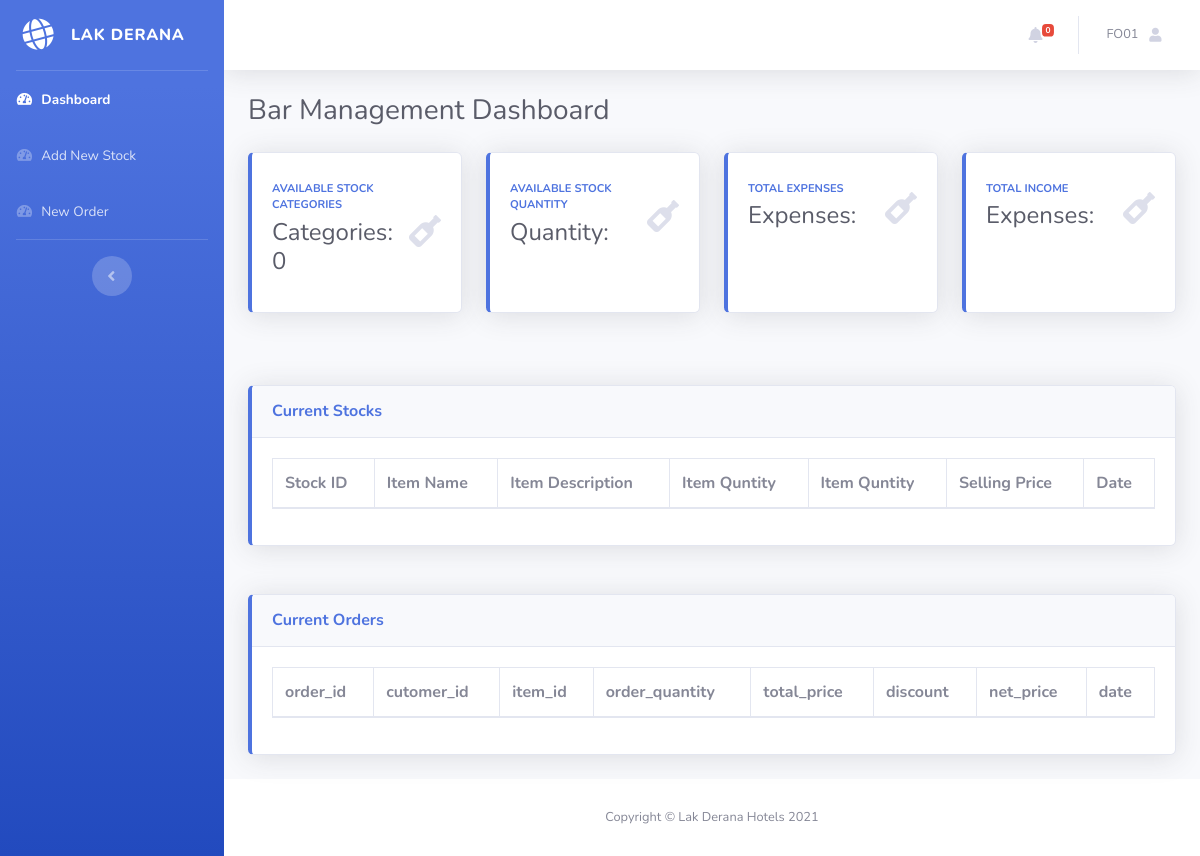
The page /BM_Dashboard/index.php (signed in) on the database as committed earlier.
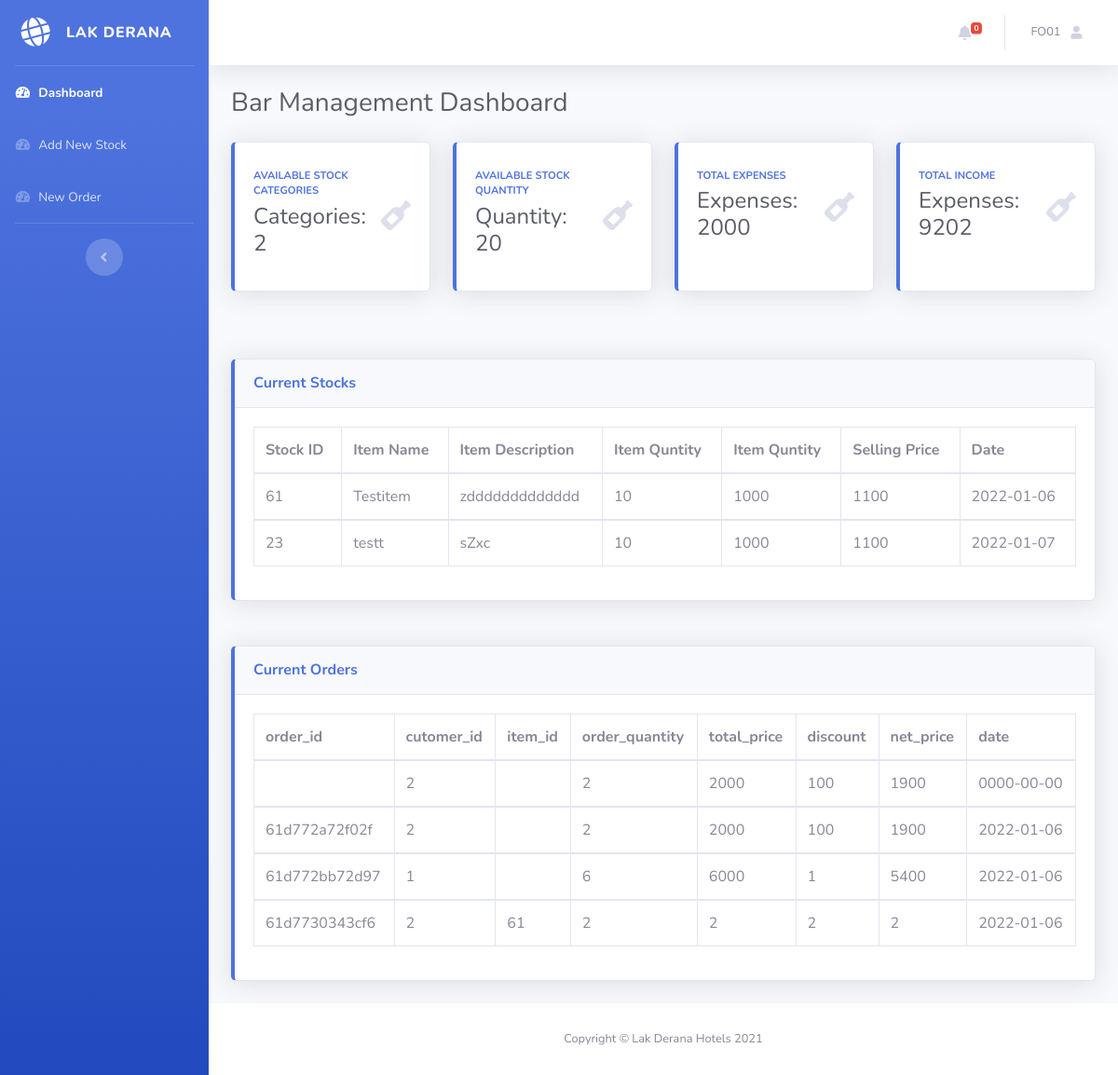
The same page on the database as committed later.
### tables this page shows
CREATE TABLE `bar_stocks` (
  `stock_id` int(11) NOT NULL,
  `item_name` varchar(255) NOT NULL,
  `item_description` varchar(255) NOT NULL,
  `item_quntity` varchar(255) NOT NULL,
  `buying_price` varchar(255) NOT NULL,
  `selling_price` varchar(255) NOT NULL,
  `date` date NOT NULL
);

CREATE TABLE `bar_orders` (
  `order_id` varchar(255) NOT NULL,
  `cutomer_id` int(11) NOT NULL,
  `item_id` varchar(255) NOT NULL,
  `order_quantity` varchar(255) NOT NULL,
  `total_price` varchar(255) NOT NULL,
  `discounts` varchar(255) NOT NULL,
  `net_price` varchar(255) NOT NULL,
  `date` date NOT NULL DEFAULT current_timestamp()
);

### BM_Dashboard/index.php (the view, shortened to what this page needs)
<?php
include('includes/header.php');
include('includes/navbar.php');
?>
<div class="container-fluid">
  <div class="d-sm-flex align-items-center justify-content-between mb-4">
    <h1 class="h3 mb-0 text-gray-800">Bar Management Dashboard</h1>
  </div>
</div>
<section class="content">
    <div class="container-fluid">
        <div class="row">
          <div class="col-xl-3 col-md-6 mb-4">
            <div class="card border-left-primary shadow h-100 py-2">
              <div class="card-body">
                <div class="row no-gutters align-items-center">
                  <div class="col mr-2">
                    <div class="text-xs font-weight-bold text-primary text-uppercase mb-1">Available Stock Categories</div>
                    <div class="h5 mb-0 font-weight-bold text-gray-800">
                    <?php
                    require '../config.php';
                    $query = "SELECT item_quntity FROM bar_stocks";
                    $query_run = mysqli_query($conn, $query);
                    $row = mysqli_num_rows($query_run);
                    echo '<h4> Categories: ' .$row. '</h4>';
                    ?>
                    </div>
                  </div>
                  <div class="col-auto">
                    <i class="fas fa-wine-bottle fa-2x text-gray-300"></i>
                  </div>
                </div>
              </div>
            </div>
          </div>
          <div class="col-xl-3 col-md-6 mb-4">
            <div class="card border-left-primary shadow h-100 py-2">
              <div class="card-body">
                <div class="row no-gutters align-items-center">
                  <div class="col mr-2">
                    <div class="text-xs font-weight-bold text-primary text-uppercase mb-1">Available Stock Quantity</div>
                    <div class="h5 mb-0 font-weight-bold text-gray-800">
                    <?php
                    require '../config.php';
                    $query = "SELECT SUM(`item_quntity`) as item_quntity FROM bar_stocks";
                    $query_run = mysqli_query($conn, $query);
                    $row = mysqli_fetch_row($query_run);
                    echo '<h4> Quantity: ' .$row[0]. '</h4>';
                    ?>
                    </div>
                  </div>
                  <div class="col-auto">
                    <i class="fas fa-wine-bottle fa-2x text-gray-300"></i>
                  </div>
                </div>
              </div>
            </div>
          </div>
          <div class="col-xl-3 col-md-6 mb-4">
            <div class="card border-left-primary shadow h-100 py-2">
              <div class="card-body">
                <div class="row no-gutters align-items-center">
                  <div class="col mr-2">
                    <div class="text-xs font-weight-bold text-primary text-uppercase mb-1">Total Expenses</div>
                    <div class="h5 mb-0 font-weight-bold text-gray-800">
                    <?php
                    require '../config.php';
                    $query = "SELECT SUM(`buying_price`) as buying_price FROM bar_stocks";
                    $query_run = mysqli_query($conn, $query);
                    $row = mysqli_fetch_row($query_run);
                    echo '<h4> Expenses: ' .$row[0]. '</h4>';
                    ?>
                    </div>
                  </div>
                  <div class="col-auto">
                    <i class="fas fa-wine-bottle fa-2x text-gray-300"></i>
                  </div>
                </div>
              </div>
            </div>
          </div>
          <div class="col-xl-3 col-md-6 mb-4">
            <div class="card border-left-primary shadow h-100 py-2">
              <div class="card-body">
                <div class="row no-gutters align-items-center">
                  <div class="col mr-2">
                    <div class="text-xs font-weight-bold text-primary text-uppercase mb-1">Total Income</div>
                    <div class="h5 mb-0 font-weight-bold text-gray-800">
                    <?php
                    require '../config.php';
                    $query = "SELECT SUM(`net_price`) as net_price FROM bar_orders";
                    $query_run = mysqli_query($conn, $query);
                    $row = mysqli_fetch_row($query_run);
                    echo '<h4> Expenses: ' .$row[0]. '</h4>';
                    ?>
                    </div>
                  </div>
                  <div class="col-auto">
                    <i class="fas fa-wine-bottle fa-2x text-gray-300"></i>
                  </div>
                </div>
              </div>
            </div>
          </div>
        </div>
        <div class="row">
            <div class="col-md-12 mt-5">
                <div class="card border-left-primary shadow">
                    <div class="card-header py-3">
                        <h6 class="m-0 font-weight-bold text-primary">Current Stocks</h6>
                    </div>
                    <div class="card-body">
                        <?php
                            $query = "SELECT * FROM bar_stocks";
                            $query_run = mysqli_query($conn, $query);
                        ?>
                        <div id="tabel">
                            <table class="table table-bordered dataTable">
                                <thead>
                                    <th scope="col">Stock ID</th>
                                    <th scope="col">Item Name</th>
                                    <th scope="col">Item Description</th>
                                    <th scope="col">Item Quntity</th>
                                    <th scope="col">Item Quntity</th>
                                    <th scope="col">Selling Price</th>
                                    <th scope="col">Date</th>
                                </thead>
                                <?php
                                    if($query_run)
                                    {
                                        foreach($query_run as $row)
                                        {
                                    ?>
                                    <tbody>
                                        <td><?php echo $row['stock_id'];?></td>
                                        <td><?php  echo $row['item_name'];?></td>
                                        <td><?php  echo $row['item_description'];?></td>
                                        <td><?php  echo $row['item_quntity'];?></td>
                                        <td><?php echo $row['buying_price'];?></td>
                                        <td><?php echo $row['selling_price'];?></td>
                                        <td><?php echo $row['date'];?></td>
                                    </tbody>
                                    <?php
                                        }
                                    }
                                    else
                                    {
                                        echo "No data";
                                    }
                                    ?>
                            </table>
                        </div>
                    </div>
                </div>
            </div>
        </div>
        <div class="row">
            <div class="col-md-12 mt-5">
                <div class="card border-left-primary shadow">
                    <div class="card-header py-3">
                        <h6 class="m-0 font-weight-bold text-primary">Current Orders</h6>
                    </div>
                    <div class="card-body">
                        <?php
                            $query = "SELECT * FROM bar_orders";
                            $query_run = mysqli_query($conn, $query);
                        ?>
                        <div id="tabel">
                            <table class="table table-bordered dataTable">
                                <thead>
                                    <th scope="col">order_id</th>
                                    <th scope="col">cutomer_id</th>
                                    <th scope="col">item_id</th>
                                    <th scope="col">order_quantity</th>
                                    <th scope="col">total_price</th>
                                    <th scope="col">discount</th>
                                    <th scope="col">net_price</th>
                                    <th scope="col">date</th>
                                </thead>
                                <?php
                                    if($query_run)
                                    {
                                        foreach($query_run as $row)
                                        {
                                    ?>
                                    <tbody>
                                        <td><?php echo $row['order_id'];?></td>
                                        <td><?php  echo $row['cutomer_id'];?></td>
                                        <td><?php  echo $row['item_id'];?></td>
                                        <td><?php  echo $row['order_quantity'];?></td>
                                        <td><?php echo $row['total_price'];?></td>
                                        <td><?php echo $row['discounts'];?></td>
                                        <td><?php echo $row['net_price'];?></td>
                                        <td><?php echo $row['date'];?></td>
                                    </tbody>
                                    <?php
                                        }
                                    }
                                    else
                                    {
                                        echo "No data";
                                    }
                                    ?>
                            </table>
                        </div>
                    </div>
                </div>
            </div>
        </div>
    </div>
</section>
<?php
include('includes/footer.php');
?>

### BM_Dashboard/includes/header.php (shortened to what this page needs)
<!DOCTYPE html>
<html lang="en">
<head>
  <link href="vendor/fontawesome-free/css/all.min.css" rel="stylesheet" type="text/css">
  <link href="css\sb-admin-2.min.css" rel="stylesheet">
</head>
<body id="page-top">
  <div id="wrapper">

### BM_Dashboard/includes/navbar.php (shortened to what this page needs)
   <ul class="navbar-nav bg-gradient-primary sidebar sidebar-dark accordion" id="accordionSidebar">
<a class="sidebar-brand d-flex align-items-center justify-content-center" href="index.php">
  <div class="sidebar-brand-icon rotate-n-15">
    <i class="fas fa-globe"></i>
  </div>
  <div class="sidebar-brand-text mx-3">Lak Derana<sup></sup></div>
</a>
<hr class="sidebar-divider my-0">
<li class="nav-item active">
  <a class="nav-link" href="index.php">
    <i class="fas fa-fw fa-tachometer-alt"></i>
    <span>Dashboard</span></a>
</li>
<li class="nav-item">
  <a class="nav-link" href="newstock.php">
    <i class="fas fa-fw fa-tachometer-alt"></i>
    <span>Add New Stock</span></a>
</li>
<li class="nav-item">
  <a class="nav-link" href="neworder.php">
    <i class="fas fa-fw fa-tachometer-alt"></i>
    <span>New Order</span></a>
</li>
<hr class="sidebar-divider d-none d-md-block">
<div class="text-center d-none d-md-inline">
  <button class="rounded-circle border-0" id="sidebarToggle"></button>
</div>
</ul>
    <div id="content-wrapper" class="d-flex flex-column">
      <div id="content">
        <nav class="navbar navbar-expand navbar-light bg-white topbar mb-4 static-top shadow">
          <ul class="navbar-nav ml-auto">
            <li class="nav-item dropdown no-arrow mx-1">
              <a class="nav-link dropdown-toggle" href="#" id="alertsDropdown" role="button" data-toggle="dropdown" aria-haspopup="true" aria-expanded="false">
                <i class="fas fa-bell fa-fw"></i>
                <span class="badge badge-danger badge-counter">0</span>
              </a>
            </li>
            <li class="nav-item dropdown no-arrow">
              <a class="nav-link dropdown-toggle" href="#" id="userDropdown" role="button" data-toggle="dropdown" aria-haspopup="true" aria-expanded="false">
                <span class="mr-2 d-none d-lg-inline text-gray-600 small">
                <?php echo " " . $_SESSION['id'] . ""; ?>
                </span>
                <i class="fas fa-user fa-sm fa-fw mr-2 text-gray-400"></i>
              </a>
            </li>
          </ul>
        </nav>

### BM_Dashboard/includes/footer.php
<br>
      <footer class="sticky-footer bg-white">
        <div class="container my-auto">
          <div class="copyright text-center my-auto">
            <span>Copyright &copy; Lak Derana Hotels 2021</span>
          </div>
        </div>
      </footer>
      </div>
      </div>
    </div>
</body>
</html>

Rows that differ between the two databases and show on the page:
added bar_stocks: stock_id "61", item_name "Testitem", item_description "zddddddddddddd", item_quntity "10", buying_price "1000", selling_price "1100", date "2022-01-06"
added bar_stocks: stock_id "23", item_name "testt", item_description "sZxc", item_quntity "10", buying_price "1000", selling_price "1100", date "2022-01-07"
added bar_orders: cutomer "2", order_quantity "2", total_price "2000", discounts "100", net_price "1900", date "0000-00-00"
added bar_orders: order "61d772a72f02f", cutomer "2", order_quantity "2", total_price "2000", discounts "100", net_price "1900", date "2022-01-06"
added bar_orders: order "61d772bb72d97", cutomer "1", order_quantity "6", total_price "6000", discounts "1", net_price "5400", date "2022-01-06"
added bar_orders: order "61d7730343cf6", cutomer "2", item "61", order_quantity "2", total_price "2", discounts "2", net_price "2", date "2022-01-06"
Other text that changed with them:
$row: "0" → "2"
$row[0]: (not shown) → "20"
$row[0]: (not shown) → "2000"
$row[0]: (not shown) → "9202"
